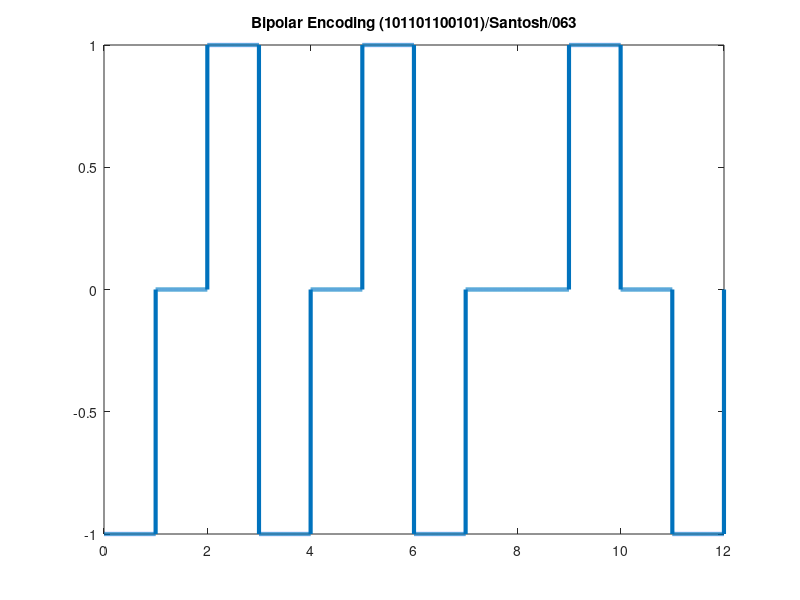

Write the MATLAB code that produced this figure.
% Bipolar Encoding

clc; 
clear all; 
close all; 
bits = [1 0 1 1 0 1 1 0 0 1 0 1]; 
bitrate = 1; 
n = 1000; 
T = length(bits)/bitrate; 
N = n*length(bits); 
dt = T/N; 
t = 0:dt:T; 
x = zeros(1,length(t)); 
lastbit = 1; 
for i=1:length(bits) 
 if bits(i)==1 
     x((i-1)*n+1:i*n) = -lastbit; 
     lastbit = -lastbit; 
 end; 
end; 
plot(t, x, 'Linewidth', 3); 
counter = 0; 
lastbit = 1; 
for i = 1:length(t) 
 if t(i)>counter 
    counter = counter + 1; 
 if x(i)==-lastbit 
    result(counter) = 1; 
    lastbit = -lastbit;
 else 
     result(counter) = 0; 
 end; 
 end; 
end; 
title('Bipolar Encoding (101101100101)/Santosh/063'); 
disp(result);